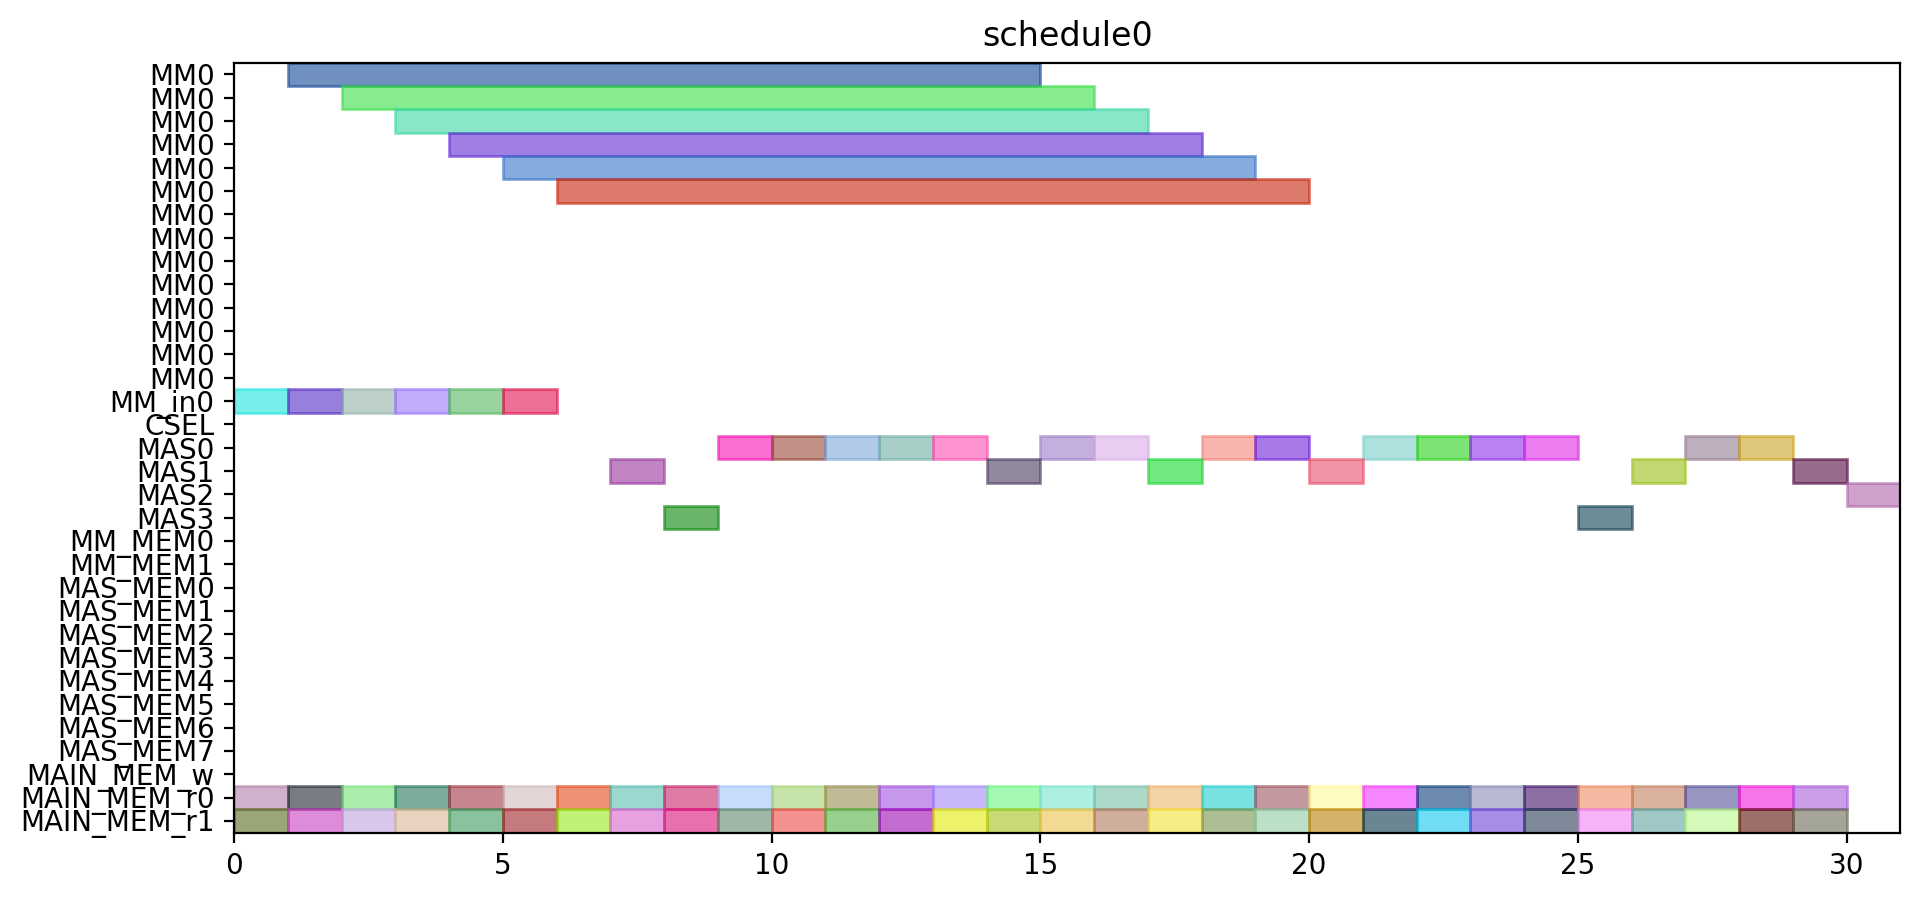

The script that drew this image:
from pyschedule import Scenario, solvers, plotters, alt


def solve():
	horizon = 149
	S = Scenario("schedule0", horizon=horizon)

	# resource
	MM = S.Resources('MM', num=1, size=14)
	MM_in = S.Resources('MM_in', num=1)
	CSEL = S.Resource('CSEL')
	MAS = S.Resources('MAS', num=4, size=1, periods=range(1, horizon))
	MM_MEM = S.Resources('MM_MEM', num=2)
	MAS_MEM = S.Resources('MAS_MEM', num=8)
	MAIN_MEM_w = S.Resource('MAIN_MEM_w', size=1)
	MAIN_MEM_r = S.Resources('MAIN_MEM_r', num=2)

	# result of previous scheduling

	# new tasks
	d_t0_a1_0 = S.Task('d_t0_a1_0', length=1, delay_cost=1)
	d_t0_a1_0 += alt(MAS)
	d_t0_a1_0_mem0 = S.Task('d_t0_a1_0_mem0', length=1, delay_cost=1)
	d_t0_a1_0_mem0 += MAIN_MEM_r[0]
	S += d_t0_a1_0_mem0 <= d_t0_a1_0

	d_t0_a1_0_mem1 = S.Task('d_t0_a1_0_mem1', length=1, delay_cost=1)
	d_t0_a1_0_mem1 += MAIN_MEM_r[1]
	S += d_t0_a1_0_mem1 <= d_t0_a1_0

	d_t0_a1_1 = S.Task('d_t0_a1_1', length=1, delay_cost=1)
	d_t0_a1_1 += alt(MAS)
	d_t0_a1_1_mem0 = S.Task('d_t0_a1_1_mem0', length=1, delay_cost=1)
	d_t0_a1_1_mem0 += MAIN_MEM_r[0]
	S += d_t0_a1_1_mem0 <= d_t0_a1_1

	d_t0_a1_1_mem1 = S.Task('d_t0_a1_1_mem1', length=1, delay_cost=1)
	d_t0_a1_1_mem1 += MAIN_MEM_r[1]
	S += d_t0_a1_1_mem1 <= d_t0_a1_1

	d_t0_t10 = S.Task('d_t0_t10', length=1, delay_cost=1)
	d_t0_t10 += alt(MAS)
	d_t0_t10_mem0 = S.Task('d_t0_t10_mem0', length=1, delay_cost=1)
	d_t0_t10_mem0 += MAIN_MEM_r[0]
	S += d_t0_t10_mem0 <= d_t0_t10

	d_t0_t10_mem1 = S.Task('d_t0_t10_mem1', length=1, delay_cost=1)
	d_t0_t10_mem1 += MAIN_MEM_r[1]
	S += d_t0_t10_mem1 <= d_t0_t10

	d_t0_t11 = S.Task('d_t0_t11', length=1, delay_cost=1)
	d_t0_t11 += alt(MAS)
	d_t0_t11_mem0 = S.Task('d_t0_t11_mem0', length=1, delay_cost=1)
	d_t0_t11_mem0 += MAIN_MEM_r[0]
	S += d_t0_t11_mem0 <= d_t0_t11

	d_t0_t11_mem1 = S.Task('d_t0_t11_mem1', length=1, delay_cost=1)
	d_t0_t11_mem1 += MAIN_MEM_r[1]
	S += d_t0_t11_mem1 <= d_t0_t11

	d_t0_t3_t0 = S.Task('d_t0_t3_t0', length=14, delay_cost=1)
	d_t0_t3_t0 += alt(MM)
	d_t0_t3_t0_in = S.Task('d_t0_t3_t0_in', length=1, delay_cost=1)
	d_t0_t3_t0_in += alt(MM_in)
	S += d_t0_t3_t0_in*MM_in[0]<=d_t0_t3_t0*MM[0]
	d_t0_t3_t0_mem0 = S.Task('d_t0_t3_t0_mem0', length=1, delay_cost=1)
	d_t0_t3_t0_mem0 += MAIN_MEM_r[0]
	S += d_t0_t3_t0_mem0 <= d_t0_t3_t0

	d_t0_t3_t0_mem1 = S.Task('d_t0_t3_t0_mem1', length=1, delay_cost=1)
	d_t0_t3_t0_mem1 += MAIN_MEM_r[1]
	S += d_t0_t3_t0_mem1 <= d_t0_t3_t0

	d_t0_t3_t1 = S.Task('d_t0_t3_t1', length=14, delay_cost=1)
	d_t0_t3_t1 += alt(MM)
	d_t0_t3_t1_in = S.Task('d_t0_t3_t1_in', length=1, delay_cost=1)
	d_t0_t3_t1_in += alt(MM_in)
	S += d_t0_t3_t1_in*MM_in[0]<=d_t0_t3_t1*MM[0]
	d_t0_t3_t1_mem0 = S.Task('d_t0_t3_t1_mem0', length=1, delay_cost=1)
	d_t0_t3_t1_mem0 += MAIN_MEM_r[0]
	S += d_t0_t3_t1_mem0 <= d_t0_t3_t1

	d_t0_t3_t1_mem1 = S.Task('d_t0_t3_t1_mem1', length=1, delay_cost=1)
	d_t0_t3_t1_mem1 += MAIN_MEM_r[1]
	S += d_t0_t3_t1_mem1 <= d_t0_t3_t1

	d_t0_t3_t2 = S.Task('d_t0_t3_t2', length=1, delay_cost=1)
	d_t0_t3_t2 += alt(MAS)
	d_t0_t3_t2_mem0 = S.Task('d_t0_t3_t2_mem0', length=1, delay_cost=1)
	d_t0_t3_t2_mem0 += MAIN_MEM_r[0]
	S += d_t0_t3_t2_mem0 <= d_t0_t3_t2

	d_t0_t3_t2_mem1 = S.Task('d_t0_t3_t2_mem1', length=1, delay_cost=1)
	d_t0_t3_t2_mem1 += MAIN_MEM_r[1]
	S += d_t0_t3_t2_mem1 <= d_t0_t3_t2

	d_t0_t3_t3 = S.Task('d_t0_t3_t3', length=1, delay_cost=1)
	d_t0_t3_t3 += alt(MAS)
	d_t0_t3_t3_mem0 = S.Task('d_t0_t3_t3_mem0', length=1, delay_cost=1)
	d_t0_t3_t3_mem0 += MAIN_MEM_r[0]
	S += d_t0_t3_t3_mem0 <= d_t0_t3_t3

	d_t0_t3_t3_mem1 = S.Task('d_t0_t3_t3_mem1', length=1, delay_cost=1)
	d_t0_t3_t3_mem1 += MAIN_MEM_r[1]
	S += d_t0_t3_t3_mem1 <= d_t0_t3_t3

	d_t1_a1_0 = S.Task('d_t1_a1_0', length=1, delay_cost=1)
	d_t1_a1_0 += alt(MAS)
	d_t1_a1_0_mem0 = S.Task('d_t1_a1_0_mem0', length=1, delay_cost=1)
	d_t1_a1_0_mem0 += MAIN_MEM_r[0]
	S += d_t1_a1_0_mem0 <= d_t1_a1_0

	d_t1_a1_0_mem1 = S.Task('d_t1_a1_0_mem1', length=1, delay_cost=1)
	d_t1_a1_0_mem1 += MAIN_MEM_r[1]
	S += d_t1_a1_0_mem1 <= d_t1_a1_0

	d_t1_a1_1 = S.Task('d_t1_a1_1', length=1, delay_cost=1)
	d_t1_a1_1 += alt(MAS)
	d_t1_a1_1_mem0 = S.Task('d_t1_a1_1_mem0', length=1, delay_cost=1)
	d_t1_a1_1_mem0 += MAIN_MEM_r[0]
	S += d_t1_a1_1_mem0 <= d_t1_a1_1

	d_t1_a1_1_mem1 = S.Task('d_t1_a1_1_mem1', length=1, delay_cost=1)
	d_t1_a1_1_mem1 += MAIN_MEM_r[1]
	S += d_t1_a1_1_mem1 <= d_t1_a1_1

	d_t1_t10 = S.Task('d_t1_t10', length=1, delay_cost=1)
	d_t1_t10 += alt(MAS)
	d_t1_t10_mem0 = S.Task('d_t1_t10_mem0', length=1, delay_cost=1)
	d_t1_t10_mem0 += MAIN_MEM_r[0]
	S += d_t1_t10_mem0 <= d_t1_t10

	d_t1_t10_mem1 = S.Task('d_t1_t10_mem1', length=1, delay_cost=1)
	d_t1_t10_mem1 += MAIN_MEM_r[1]
	S += d_t1_t10_mem1 <= d_t1_t10

	d_t1_t11 = S.Task('d_t1_t11', length=1, delay_cost=1)
	d_t1_t11 += alt(MAS)
	d_t1_t11_mem0 = S.Task('d_t1_t11_mem0', length=1, delay_cost=1)
	d_t1_t11_mem0 += MAIN_MEM_r[0]
	S += d_t1_t11_mem0 <= d_t1_t11

	d_t1_t11_mem1 = S.Task('d_t1_t11_mem1', length=1, delay_cost=1)
	d_t1_t11_mem1 += MAIN_MEM_r[1]
	S += d_t1_t11_mem1 <= d_t1_t11

	d_t1_t3_t0 = S.Task('d_t1_t3_t0', length=14, delay_cost=1)
	d_t1_t3_t0 += alt(MM)
	d_t1_t3_t0_in = S.Task('d_t1_t3_t0_in', length=1, delay_cost=1)
	d_t1_t3_t0_in += alt(MM_in)
	S += d_t1_t3_t0_in*MM_in[0]<=d_t1_t3_t0*MM[0]
	d_t1_t3_t0_mem0 = S.Task('d_t1_t3_t0_mem0', length=1, delay_cost=1)
	d_t1_t3_t0_mem0 += MAIN_MEM_r[0]
	S += d_t1_t3_t0_mem0 <= d_t1_t3_t0

	d_t1_t3_t0_mem1 = S.Task('d_t1_t3_t0_mem1', length=1, delay_cost=1)
	d_t1_t3_t0_mem1 += MAIN_MEM_r[1]
	S += d_t1_t3_t0_mem1 <= d_t1_t3_t0

	d_t1_t3_t1 = S.Task('d_t1_t3_t1', length=14, delay_cost=1)
	d_t1_t3_t1 += alt(MM)
	d_t1_t3_t1_in = S.Task('d_t1_t3_t1_in', length=1, delay_cost=1)
	d_t1_t3_t1_in += alt(MM_in)
	S += d_t1_t3_t1_in*MM_in[0]<=d_t1_t3_t1*MM[0]
	d_t1_t3_t1_mem0 = S.Task('d_t1_t3_t1_mem0', length=1, delay_cost=1)
	d_t1_t3_t1_mem0 += MAIN_MEM_r[0]
	S += d_t1_t3_t1_mem0 <= d_t1_t3_t1

	d_t1_t3_t1_mem1 = S.Task('d_t1_t3_t1_mem1', length=1, delay_cost=1)
	d_t1_t3_t1_mem1 += MAIN_MEM_r[1]
	S += d_t1_t3_t1_mem1 <= d_t1_t3_t1

	d_t1_t3_t2 = S.Task('d_t1_t3_t2', length=1, delay_cost=1)
	d_t1_t3_t2 += alt(MAS)
	d_t1_t3_t2_mem0 = S.Task('d_t1_t3_t2_mem0', length=1, delay_cost=1)
	d_t1_t3_t2_mem0 += MAIN_MEM_r[0]
	S += d_t1_t3_t2_mem0 <= d_t1_t3_t2

	d_t1_t3_t2_mem1 = S.Task('d_t1_t3_t2_mem1', length=1, delay_cost=1)
	d_t1_t3_t2_mem1 += MAIN_MEM_r[1]
	S += d_t1_t3_t2_mem1 <= d_t1_t3_t2

	d_t1_t3_t3 = S.Task('d_t1_t3_t3', length=1, delay_cost=1)
	d_t1_t3_t3 += alt(MAS)
	d_t1_t3_t3_mem0 = S.Task('d_t1_t3_t3_mem0', length=1, delay_cost=1)
	d_t1_t3_t3_mem0 += MAIN_MEM_r[0]
	S += d_t1_t3_t3_mem0 <= d_t1_t3_t3

	d_t1_t3_t3_mem1 = S.Task('d_t1_t3_t3_mem1', length=1, delay_cost=1)
	d_t1_t3_t3_mem1 += MAIN_MEM_r[1]
	S += d_t1_t3_t3_mem1 <= d_t1_t3_t3

	d_t2_a1_0 = S.Task('d_t2_a1_0', length=1, delay_cost=1)
	d_t2_a1_0 += alt(MAS)
	d_t2_a1_0_mem0 = S.Task('d_t2_a1_0_mem0', length=1, delay_cost=1)
	d_t2_a1_0_mem0 += MAIN_MEM_r[0]
	S += d_t2_a1_0_mem0 <= d_t2_a1_0

	d_t2_a1_0_mem1 = S.Task('d_t2_a1_0_mem1', length=1, delay_cost=1)
	d_t2_a1_0_mem1 += MAIN_MEM_r[1]
	S += d_t2_a1_0_mem1 <= d_t2_a1_0

	d_t2_a1_1 = S.Task('d_t2_a1_1', length=1, delay_cost=1)
	d_t2_a1_1 += alt(MAS)
	d_t2_a1_1_mem0 = S.Task('d_t2_a1_1_mem0', length=1, delay_cost=1)
	d_t2_a1_1_mem0 += MAIN_MEM_r[0]
	S += d_t2_a1_1_mem0 <= d_t2_a1_1

	d_t2_a1_1_mem1 = S.Task('d_t2_a1_1_mem1', length=1, delay_cost=1)
	d_t2_a1_1_mem1 += MAIN_MEM_r[1]
	S += d_t2_a1_1_mem1 <= d_t2_a1_1

	d_t2_t10 = S.Task('d_t2_t10', length=1, delay_cost=1)
	d_t2_t10 += alt(MAS)
	d_t2_t10_mem0 = S.Task('d_t2_t10_mem0', length=1, delay_cost=1)
	d_t2_t10_mem0 += MAIN_MEM_r[0]
	S += d_t2_t10_mem0 <= d_t2_t10

	d_t2_t10_mem1 = S.Task('d_t2_t10_mem1', length=1, delay_cost=1)
	d_t2_t10_mem1 += MAIN_MEM_r[1]
	S += d_t2_t10_mem1 <= d_t2_t10

	d_t2_t11 = S.Task('d_t2_t11', length=1, delay_cost=1)
	d_t2_t11 += alt(MAS)
	d_t2_t11_mem0 = S.Task('d_t2_t11_mem0', length=1, delay_cost=1)
	d_t2_t11_mem0 += MAIN_MEM_r[0]
	S += d_t2_t11_mem0 <= d_t2_t11

	d_t2_t11_mem1 = S.Task('d_t2_t11_mem1', length=1, delay_cost=1)
	d_t2_t11_mem1 += MAIN_MEM_r[1]
	S += d_t2_t11_mem1 <= d_t2_t11

	d_t2_t3_t0 = S.Task('d_t2_t3_t0', length=14, delay_cost=1)
	d_t2_t3_t0 += alt(MM)
	d_t2_t3_t0_in = S.Task('d_t2_t3_t0_in', length=1, delay_cost=1)
	d_t2_t3_t0_in += alt(MM_in)
	S += d_t2_t3_t0_in*MM_in[0]<=d_t2_t3_t0*MM[0]
	d_t2_t3_t0_mem0 = S.Task('d_t2_t3_t0_mem0', length=1, delay_cost=1)
	d_t2_t3_t0_mem0 += MAIN_MEM_r[0]
	S += d_t2_t3_t0_mem0 <= d_t2_t3_t0

	d_t2_t3_t0_mem1 = S.Task('d_t2_t3_t0_mem1', length=1, delay_cost=1)
	d_t2_t3_t0_mem1 += MAIN_MEM_r[1]
	S += d_t2_t3_t0_mem1 <= d_t2_t3_t0

	d_t2_t3_t1 = S.Task('d_t2_t3_t1', length=14, delay_cost=1)
	d_t2_t3_t1 += alt(MM)
	d_t2_t3_t1_in = S.Task('d_t2_t3_t1_in', length=1, delay_cost=1)
	d_t2_t3_t1_in += alt(MM_in)
	S += d_t2_t3_t1_in*MM_in[0]<=d_t2_t3_t1*MM[0]
	d_t2_t3_t1_mem0 = S.Task('d_t2_t3_t1_mem0', length=1, delay_cost=1)
	d_t2_t3_t1_mem0 += MAIN_MEM_r[0]
	S += d_t2_t3_t1_mem0 <= d_t2_t3_t1

	d_t2_t3_t1_mem1 = S.Task('d_t2_t3_t1_mem1', length=1, delay_cost=1)
	d_t2_t3_t1_mem1 += MAIN_MEM_r[1]
	S += d_t2_t3_t1_mem1 <= d_t2_t3_t1

	d_t2_t3_t2 = S.Task('d_t2_t3_t2', length=1, delay_cost=1)
	d_t2_t3_t2 += alt(MAS)
	d_t2_t3_t2_mem0 = S.Task('d_t2_t3_t2_mem0', length=1, delay_cost=1)
	d_t2_t3_t2_mem0 += MAIN_MEM_r[0]
	S += d_t2_t3_t2_mem0 <= d_t2_t3_t2

	d_t2_t3_t2_mem1 = S.Task('d_t2_t3_t2_mem1', length=1, delay_cost=1)
	d_t2_t3_t2_mem1 += MAIN_MEM_r[1]
	S += d_t2_t3_t2_mem1 <= d_t2_t3_t2

	d_t2_t3_t3 = S.Task('d_t2_t3_t3', length=1, delay_cost=1)
	d_t2_t3_t3 += alt(MAS)
	d_t2_t3_t3_mem0 = S.Task('d_t2_t3_t3_mem0', length=1, delay_cost=1)
	d_t2_t3_t3_mem0 += MAIN_MEM_r[0]
	S += d_t2_t3_t3_mem0 <= d_t2_t3_t3

	d_t2_t3_t3_mem1 = S.Task('d_t2_t3_t3_mem1', length=1, delay_cost=1)
	d_t2_t3_t3_mem1 += MAIN_MEM_r[1]
	S += d_t2_t3_t3_mem1 <= d_t2_t3_t3

	d_t3000 = S.Task('d_t3000', length=1, delay_cost=1)
	d_t3000 += alt(MAS)
	d_t3000_mem0 = S.Task('d_t3000_mem0', length=1, delay_cost=1)
	d_t3000_mem0 += MAIN_MEM_r[0]
	S += d_t3000_mem0 <= d_t3000

	d_t3000_mem1 = S.Task('d_t3000_mem1', length=1, delay_cost=1)
	d_t3000_mem1 += MAIN_MEM_r[1]
	S += d_t3000_mem1 <= d_t3000

	d_t3001 = S.Task('d_t3001', length=1, delay_cost=1)
	d_t3001 += alt(MAS)
	d_t3001_mem0 = S.Task('d_t3001_mem0', length=1, delay_cost=1)
	d_t3001_mem0 += MAIN_MEM_r[0]
	S += d_t3001_mem0 <= d_t3001

	d_t3001_mem1 = S.Task('d_t3001_mem1', length=1, delay_cost=1)
	d_t3001_mem1 += MAIN_MEM_r[1]
	S += d_t3001_mem1 <= d_t3001

	d_t3010 = S.Task('d_t3010', length=1, delay_cost=1)
	d_t3010 += alt(MAS)
	d_t3010_mem0 = S.Task('d_t3010_mem0', length=1, delay_cost=1)
	d_t3010_mem0 += MAIN_MEM_r[0]
	S += d_t3010_mem0 <= d_t3010

	d_t3010_mem1 = S.Task('d_t3010_mem1', length=1, delay_cost=1)
	d_t3010_mem1 += MAIN_MEM_r[1]
	S += d_t3010_mem1 <= d_t3010

	d_t3011 = S.Task('d_t3011', length=1, delay_cost=1)
	d_t3011 += alt(MAS)
	d_t3011_mem0 = S.Task('d_t3011_mem0', length=1, delay_cost=1)
	d_t3011_mem0 += MAIN_MEM_r[0]
	S += d_t3011_mem0 <= d_t3011

	d_t3011_mem1 = S.Task('d_t3011_mem1', length=1, delay_cost=1)
	d_t3011_mem1 += MAIN_MEM_r[1]
	S += d_t3011_mem1 <= d_t3011

	d_t4000 = S.Task('d_t4000', length=1, delay_cost=1)
	d_t4000 += alt(MAS)
	d_t4000_mem0 = S.Task('d_t4000_mem0', length=1, delay_cost=1)
	d_t4000_mem0 += MAIN_MEM_r[0]
	S += d_t4000_mem0 <= d_t4000

	d_t4000_mem1 = S.Task('d_t4000_mem1', length=1, delay_cost=1)
	d_t4000_mem1 += MAIN_MEM_r[1]
	S += d_t4000_mem1 <= d_t4000

	d_t4001 = S.Task('d_t4001', length=1, delay_cost=1)
	d_t4001 += alt(MAS)
	d_t4001_mem0 = S.Task('d_t4001_mem0', length=1, delay_cost=1)
	d_t4001_mem0 += MAIN_MEM_r[0]
	S += d_t4001_mem0 <= d_t4001

	d_t4001_mem1 = S.Task('d_t4001_mem1', length=1, delay_cost=1)
	d_t4001_mem1 += MAIN_MEM_r[1]
	S += d_t4001_mem1 <= d_t4001

	solvers.mip.solve(S,msg=1,kind='CPLEX',ratio_gap=1.01)

	solution = [['hoge']*len(S.solution()[1]) for i in range(len(S.solution()))]
	for i in range(len(S.solution())):
		for j in range(len(S.solution()[i])):
			solution[i][j]=str(S.solution()[i][j])
	print(solution)

	cycles = int(solution[-1][3])

	pic_file_name = "/home/mfukuda/ABE/multiRAM_multiMAS_16mux/scheduling_result/stage14MM1_stage1MAS4/FP12_LADDERMUL/schedule0.png"
	if(S.solution() != []):
		plotters.matplotlib.plot(S,img_filename=pic_file_name, show_task_labels=False, fig_size=(cycles*0.25+3, 5))

	return solution
